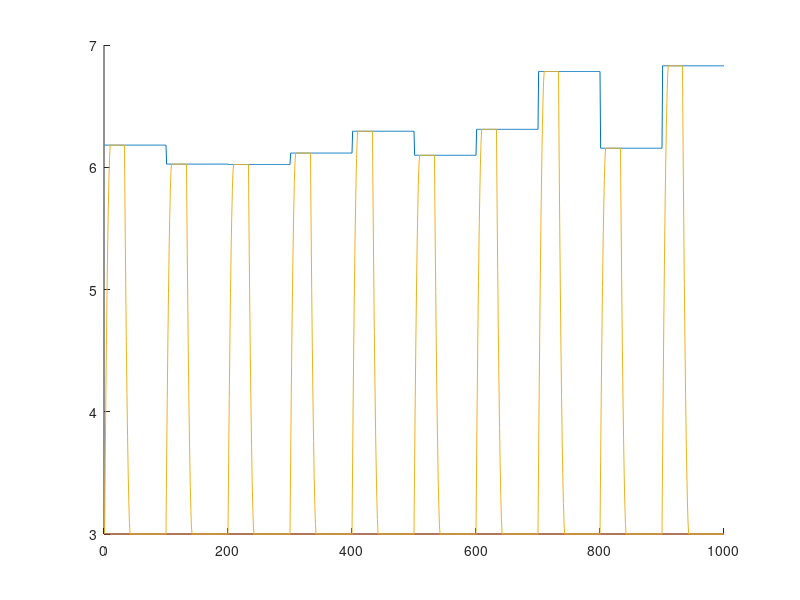

Reproduce this figure in MATLAB. (Note: this script raises an error after producing the figure.)
%% Generate 1D Data
% For this data set, imagine a head position that varies in a step function
% over time
% The bowl position is fixed
% The spoon travels like the sqrt of the remaining distance to its destination
% at each timestep or something like that, switching target every period
% length seconds
period = 100;
num_period = 10;
time = period*num_period;
head_pos = 6 + repelem(rand(num_period,1),period);
bowl_pos = repelem(3,time);

spoon_pos = zeros(time,1);

epsilon = 0.000000000001;

indx = 1;
for perd = 1:num_period
    for pos_in_period = 1:period
        if indx == 1
            spoon_pos(indx) = bowl_pos(indx);
        else
            if (pos_in_period < period/3)
                % heading to mouth
                target_dist = head_pos(indx) - spoon_pos(indx-1);
            else
                % heading to bowl
                target_dist = bowl_pos(indx) - spoon_pos(indx-1);
            end
            speed = min(sqrt(abs(target_dist))/3,abs(target_dist));
            if target_dist > epsilon
                direction = 1;
            elseif target_dist < -epsilon
                direction = -1;
            else
                direction = 0;
            end
            spoon_pos(indx) = spoon_pos(indx-1) + direction*speed;
        end
        indx = indx + 1;
    end
end
clf;
hold on
plot(head_pos);
plot(bowl_pos);
plot(spoon_pos);
hold off

data = spoon_pos;
env_data = head_pos;

num_states = 6;
degree = 1;

[prob_each_state, coeffs, mean_squared_error] = expectation_maximize(data, num_states, degree);